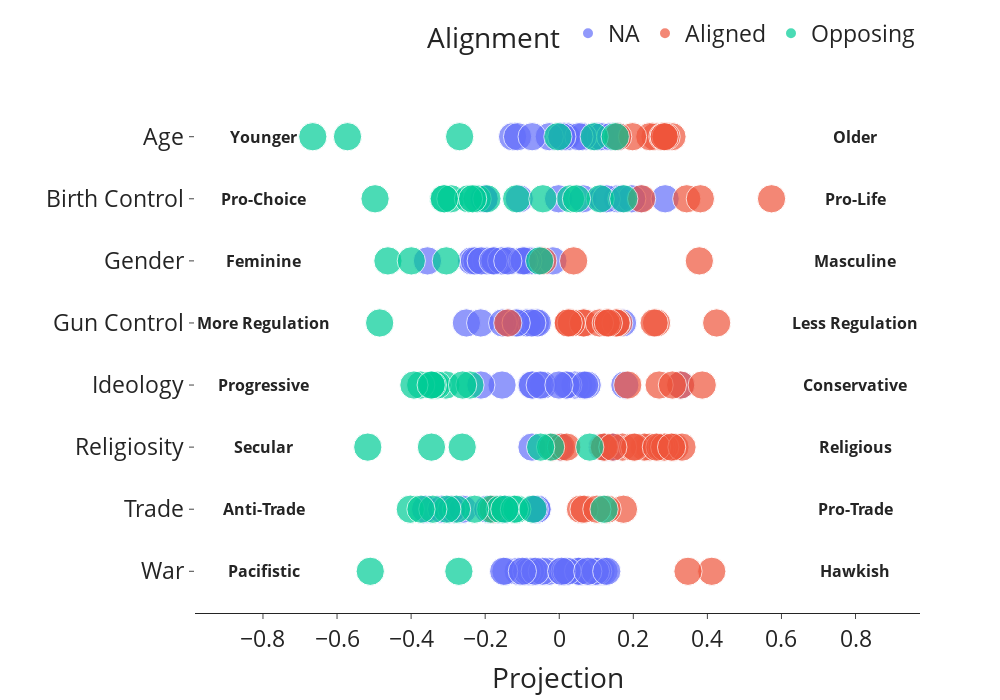

Here is the notebook cell this chart was saved with:
### Code cell
counts_df.rename({"alignment": "Alignment"},axis=1,inplace=True)
fig = px.scatter(counts_df,
                 x="projection",
                 color="Alignment",
                 size="size",
                 hover_data=["subreddit","count","label"],
                 y="dim",
                 labels=dict(dim="",projection="Projection"))
x = abs(max(counts_df["projection"].max(),counts_df["projection"].min().min(),key=abs))*1.2
annotations = []

for dim_info in dim_dict.values():
    print(dim_info.name)
    annotations.append(dict(
            x=x,
            y=dim_info.name,
            xref="x",
            yref="y",
            text="<b>{}</b>".format(dim_info.tags[0]),
            showarrow=False,
            font=dict(size=16),
            ax=-40,
            ay=-30
        ))    
    annotations.append(dict(
            x=-x,
            y=dim_info.name,
            xref="x",
            yref="y",
            text=f"<b>{dim_info.tags[1]}</b>",
            showarrow=False,
            font=dict(size=16),
            ax=-40,
            ay=-50
        ))
args = {
    "font":{"size": 23},
    "height": 700,
    "width": 1000,    
    "template":"simple_white",
    "yaxis_type": 'category',
    "yaxis":{"showline": False},
    "annotations":annotations,
    "legend": {"orientation":"h",
              "yanchor":"bottom",
                "y":1.07,
                "xanchor":"right",
                "x":1}
}
    
fig.update_layout(**args)
with open("visualizations/political_dimensions/dimension_validation.pdf", "wb") as f:
    f.write(scope.transform(fig, format="pdf"))
fig.write_html("visualizations/political_dimensions/dimension_validation.html")
fig.show()

### Figure 1 — Plotly figure (JSON) as saved in the notebook; plotly's stock layout.template omitted (floating-point values rounded to 4 significant figures; data arrays with more than 128 entries replaced by an {"elided": "..."} marker saying what was removed)
{"data": [{"customdata": {"elided": "119x3 mixed values"}, "hovertemplate": "Alignment=NA<br>Projection=%{x}<br>=%{y}<br>size=%{marker.size}<br>subreddit=%{customdata[0]}<br>count=%{customdata[1]}<br>label=%{customdata[2]}<extra></extra>", "legendgroup": "NA", "marker": {"color": "#636efa", "size": [10, 10, 10, 10, 10, 10, 10, 10, 10, 10, 10, 10, 10, 10, 10, 10, 10, 10, 10, 10, 10, 10, 10, 10, 10, 10, 10, 10, 10, 10, 10, 10, 10, 10, 10, 10, 10, 10, 10, 10, 10, 10, 10, 10, 10, 10, 10, 10, 10, 10, 10, 10, 10, 10, 10, 10, 10, 10, 10, 10, 10, 10, 10, 10, 10, 10, 10, 10, 10, 10, 10, 10, 10, 10, 10, 10, 10, 10, 10, 10, 10, 10, 10, 10, 10, 10, 10, 10, 10, 10, 10, 10, 10, 10, 10, 10, 10, 10, 10, 10, 10, 10, 10, 10, 10, 10, 10, 10, 10, 10, 10, 10, 10, 10, 10, 10, 10, 10, 10], "sizemode": "area", "sizeref": 0.025, "symbol": "circle"}, "mode": "markers", "name": "NA", "orientation": "h", "showlegend": true, "type": "scatter", "x": [-0.111, 0.1128, 0.09414, -0.07809, 0.08204, 0.05906, -0.02759, -0.144, -0.06985, 0.005622, -0.07769, -0.08787, 0.1209, -0.04572, 0.1037, 0.05584, 0.01613, 0.05219, -0.15, -0.06487, 0.02098, 0.09768, -0.0996, 0.006335, 0.07698, 0.1283, -0.06021, -0.3609, -0.1585, -0.3176, -0.05969, -0.2598, -0.1928, -0.1698, -0.2901, -0.06743, -0.1459, 0.1162, 0.1328, 0.1458, -0.0736, 0.001296, 0.05317, -0.04366, -0.07454, 0.1771, 0.04178, 0.3281, 0.06273, 0.07542, 0.02313, -0.07241, 0.01819, -0.1544, -0.0514, -0.2117, 0.06869, -0.0007824, -0.08941, -0.1105, -0.08606, -0.2507, -0.1362, -0.2121, -0.06391, -0.05911, -0.1528, -0.07413, -0.1164, 0.1709, -0.1714, -0.135, -0.1492, -0.05971, -0.2367, -0.07542, -0.1963, -0.1, -0.2222, -0.1728, -0.2292, -0.05399, -0.2107, -0.01714, -0.1738, -0.1555, -0.1783, -0.08486, -0.09956, -0.3558, -0.09508, -0.1389, -0.108, -0.2025, -0.001877, 0.1569, 0.2188, 0.06373, 0.1166, 0.2859, -0.2028, 0.1957, 0.127, 0.1695, 0.02087, 0.09975, 0.1007, 0.1132, 0.1388, -0.126, 0.1566, 0.01843, -0.1126, 0.06327, 0.005103, 0.05321, -0.02691, 0.00693, -0.07317], "xaxis": "x", "y": ["War", "War", "War", "War", "War", "War", "War", "War", "War", "War", "War", "War", "War", "War", "War", "War", "War", "War", "War", "War", "War", "War", "War", "War", "War", "War", "Trade", "Trade", "Trade", "Trade", "Trade", "Trade", "Trade", "Trade", "Trade", "Trade", "Trade", "Religiosity", "Religiosity", "Religiosity", "Religiosity", "Religiosity", "Ideology", "Ideology", "Ideology", "Ideology", "Ideology", "Ideology", "Ideology", "Ideology", "Ideology", "Ideology", "Ideology", "Ideology", "Ideology", "Ideology", "Ideology", "Ideology", "Gun Control", "Gun Control", "Gun Control", "Gun Control", "Gun Control", "Gun Control", "Gun Control", "Gun Control", "Gun Control", "Gun Control", "Gun Control", "Gun Control", "Gender", "Gender", "Gender", "Gender", "Gender", "Gender", "Gender", "Gender", "Gender", "Gender", "Gender", "Gender", "Gender", "Gender", "Gender", "Gender", "Gender", "Gender", "Gender", "Gender", "Gender", "Gender", "Birth Control", "Birth Control", "Birth Control", "Birth Control", "Birth Control", "Birth Control", "Birth Control", "Birth Control", "Birth Control", "Birth Control", "Birth Control", "Birth Control", "Age", "Age", "Age", "Age", "Age", "Age", "Age", "Age", "Age", "Age", "Age", "Age", "Age", "Age", "Age"], "yaxis": "y"}, {"customdata": {"elided": "65x3 mixed values"}, "hovertemplate": "Alignment=Aligned<br>Projection=%{x}<br>=%{y}<br>size=%{marker.size}<br>subreddit=%{customdata[0]}<br>count=%{customdata[1]}<br>label=%{customdata[2]}<extra></extra>", "legendgroup": "Aligned", "marker": {"color": "#EF553B", "size": [10, 10, 10, 10, 10, 10, 10, 10, 10, 10, 10, 10, 10, 10, 10, 10, 10, 10, 10, 10, 10, 10, 10, 10, 10, 10, 10, 10, 10, 10, 10, 10, 10, 10, 10, 10, 10, 10, 10, 10, 10, 10, 10, 10, 10, 10, 10, 10, 10, 10, 10, 10, 10, 10, 10, 10, 10, 10, 10, 10, 10, 10, 10, 10, 10], "sizemode": "area", "sizeref": 0.025, "symbol": "circle"}, "mode": "markers", "name": "Aligned", "orientation": "h", "showlegend": true, "type": "scatter", "x": [0.4118, 0.3476, -0.1786, 0.1734, 0.1292, 0.05729, 0.06697, 0.1016, 0.2432, 0.2295, 0.1709, 0.1986, -0.0177, 0.1192, 0.3044, 0.1218, 0.005833, 0.2037, 0.3124, 0.2776, 0.272, 0.1447, 0.02031, 0.2849, 0.2623, 0.3315, 0.3034, 0.185, 0.3278, 0.3861, 0.2697, 0.3055, 0.06836, 0.1321, 0.02452, 0.1606, 0.06524, -0.1389, 0.128, 0.2626, 0.1548, 0.1533, 0.4251, 0.1086, 0.127, 0.03243, 0.02424, 0.2562, 0.1326, -0.04458, 0.03892, 0.3783, 0.2224, 0.5732, 0.3443, 0.381, 0.2585, 0.2446, 0.1979, 0.3044, 0.2798, 0.2836, 0.2884, 0.2833, 0.1578], "xaxis": "x", "y": ["War", "War", "Trade", "Trade", "Trade", "Trade", "Trade", "Trade", "Religiosity", "Religiosity", "Religiosity", "Religiosity", "Religiosity", "Religiosity", "Religiosity", "Religiosity", "Religiosity", "Religiosity", "Religiosity", "Religiosity", "Religiosity", "Religiosity", "Religiosity", "Religiosity", "Religiosity", "Religiosity", "Religiosity", "Ideology", "Ideology", "Ideology", "Ideology", "Ideology", "Gun Control", "Gun Control", "Gun Control", "Gun Control", "Gun Control", "Gun Control", "Gun Control", "Gun Control", "Gun Control", "Gun Control", "Gun Control", "Gun Control", "Gun Control", "Gun Control", "Gun Control", "Gun Control", "Gun Control", "Gender", "Gender", "Gender", "Birth Control", "Birth Control", "Birth Control", "Birth Control", "Age", "Age", "Age", "Age", "Age", "Age", "Age", "Age", "Age"], "yaxis": "y"}, {"customdata": {"elided": "55x3 mixed values"}, "hovertemplate": "Alignment=Opposing<br>Projection=%{x}<br>=%{y}<br>size=%{marker.size}<br>subreddit=%{customdata[0]}<br>count=%{customdata[1]}<br>label=%{customdata[2]}<extra></extra>", "legendgroup": "Opposing", "marker": {"color": "#00cc96", "size": [10, 10, 10, 10, 10, 10, 10, 10, 10, 10, 10, 10, 10, 10, 10, 10, 10, 10, 10, 10, 10, 10, 10, 10, 10, 10, 10, 10, 10, 10, 10, 10, 10, 10, 10, 10, 10, 10, 10, 10, 10, 10, 10, 10, 10, 10, 10, 10, 10, 10, 10, 10, 10, 10, 10], "sizemode": "area", "sizeref": 0.025, "symbol": "circle"}, "mode": "markers", "name": "Opposing", "orientation": "h", "showlegend": true, "type": "scatter", "x": [-0.271, -0.5104, -0.185, -0.1592, 0.121, -0.2285, -0.1143, -0.2773, -0.3034, -0.4022, -0.3413, -0.121, -0.07094, -0.147, -0.3734, -0.02342, -0.2621, -0.3451, -0.517, 0.0824, -0.05025, -0.306, -0.3353, -0.3298, -0.2411, -0.3741, -0.3425, -0.3924, -0.2609, -0.3459, -0.4849, -0.3049, -0.05293, -0.4626, -0.3994, -0.3121, 0.1105, 0.1742, -0.2924, -0.4974, 0.03051, -0.2217, 0.04649, -0.1953, -0.1151, -0.2451, -0.04419, -0.2339, -0.3103, -0.269, -0.5718, 0.09453, 0.1512, -0.6655, -0.003662], "xaxis": "x", "y": ["War", "War", "Trade", "Trade", "Trade", "Trade", "Trade", "Trade", "Trade", "Trade", "Trade", "Trade", "Trade", "Trade", "Trade", "Religiosity", "Religiosity", "Religiosity", "Religiosity", "Religiosity", "Religiosity", "Ideology", "Ideology", "Ideology", "Ideology", "Ideology", "Ideology", "Ideology", "Ideology", "Ideology", "Gun Control", "Gender", "Gender", "Gender", "Gender", "Birth Control", "Birth Control", "Birth Control", "Birth Control", "Birth Control", "Birth Control", "Birth Control", "Birth Control", "Birth Control", "Birth Control", "Birth Control", "Birth Control", "Birth Control", "Birth Control", "Age", "Age", "Age", "Age", "Age", "Age"], "yaxis": "y"}], "layout": {"annotations": [{"ax": -40, "ay": -30, "font": {"size": 16}, "showarrow": false, "text": "<b>Conservative</b>", "x": 0.7986, "xref": "x", "y": "Ideology", "yref": "y"}, {"ax": -40, "ay": -50, "font": {"size": 16}, "showarrow": false, "text": "<b>Progressive</b>", "x": -0.7986, "xref": "x", "y": "Ideology", "yref": "y"}, {"ax": -40, "ay": -30, "font": {"size": 16}, "showarrow": false, "text": "<b>Religious</b>", "x": 0.7986, "xref": "x", "y": "Religiosity", "yref": "y"}, {"ax": -40, "ay": -50, "font": {"size": 16}, "showarrow": false, "text": "<b>Secular</b>", "x": -0.7986, "xref": "x", "y": "Religiosity", "yref": "y"}, {"ax": -40, "ay": -30, "font": {"size": 16}, "showarrow": false, "text": "<b>Pro-Life</b>", "x": 0.7986, "xref": "x", "y": "Birth Control", "yref": "y"}, {"ax": -40, "ay": -50, "font": {"size": 16}, "showarrow": false, "text": "<b>Pro-Choice</b>", "x": -0.7986, "xref": "x", "y": "Birth Control", "yref": "y"}, {"ax": -40, "ay": -30, "font": {"size": 16}, "showarrow": false, "text": "<b>Less Regulation</b>", "x": 0.7986, "xref": "x", "y": "Gun Control", "yref": "y"}, {"ax": -40, "ay": -50, "font": {"size": 16}, "showarrow": false, "text": "<b>More Regulation</b>", "x": -0.7986, "xref": "x", "y": "Gun Control", "yref": "y"}, {"ax": -40, "ay": -30, "font": {"size": 16}, "showarrow": false, "text": "<b>Older</b>", "x": 0.7986, "xref": "x", "y": "Age", "yref": "y"}, {"ax": -40, "ay": -50, "font": {"size": 16}, "showarrow": false, "text": "<b>Younger</b>", "x": -0.7986, "xref": "x", "y": "Age", "yref": "y"}, {"ax": -40, "ay": -30, "font": {"size": 16}, "showarrow": false, "text": "<b>Pro-Trade</b>", "x": 0.7986, "xref": "x", "y": "Trade", "yref": "y"}, {"ax": -40, "ay": -50, "font": {"size": 16}, "showarrow": false, "text": "<b>Anti-Trade</b>", "x": -0.7986, "xref": "x", "y": "Trade", "yref": "y"}, {"ax": -40, "ay": -30, "font": {"size": 16}, "showarrow": false, "text": "<b>Hawkish</b>", "x": 0.7986, "xref": "x", "y": "War", "yref": "y"}, {"ax": -40, "ay": -50, "font": {"size": 16}, "showarrow": false, "text": "<b>Pacifistic</b>", "x": -0.7986, "xref": "x", "y": "War", "yref": "y"}, {"ax": -40, "ay": -30, "font": {"size": 16}, "showarrow": false, "text": "<b>Masculine</b>", "x": 0.7986, "xref": "x", "y": "Gender", "yref": "y"}, {"ax": -40, "ay": -50, "font": {"size": 16}, "showarrow": false, "text": "<b>Feminine</b>", "x": -0.7986, "xref": "x", "y": "Gender", "yref": "y"}], "font": {"size": 23}, "height": 700, "legend": {"itemsizing": "constant", "orientation": "h", "title": {"text": "Alignment"}, "tracegroupgap": 0, "x": 1, "xanchor": "right", "y": 1.07, "yanchor": "bottom"}, "margin": {"t": 60}, "width": 1000, "xaxis": {"anchor": "y", "domain": [0, 1], "title": {"text": "Projection"}}, "yaxis": {"anchor": "x", "domain": [0, 1], "showline": false, "title": {"text": ""}, "type": "category"}}}
